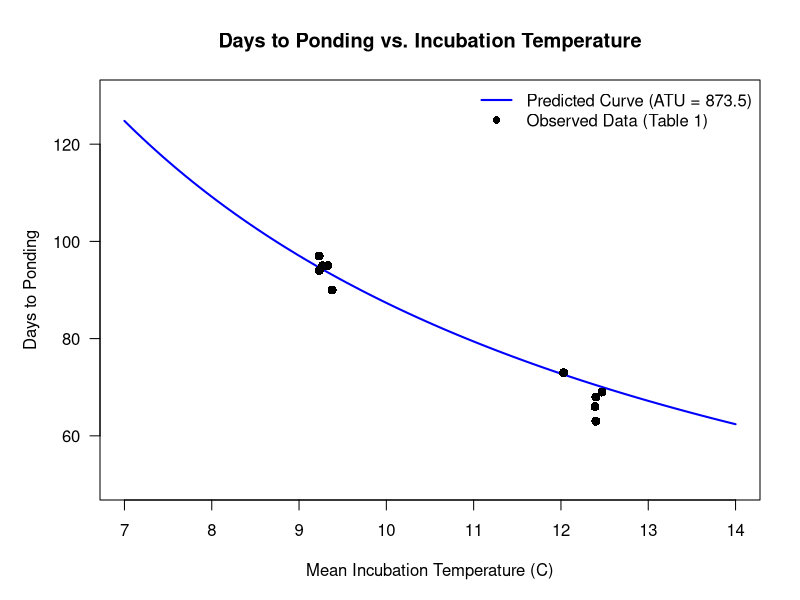

Source code (R):
# Winsor S, Blumenshine S, Adelizi P, Bigelow M. Precocious Maturation in Spring-Run Chinook Salmon Is Affected by 
# Incubation Temperature, Feeding Regime, and Parentage. Transactions of the American Fisheries Society 150:578-592, 2021.
# https://doi.org/10.1002/tafs.10309

# 

# ---------------------------------------------------------
# Define the theoretical curve based on Mean ATU
# ---------------------------------------------------------
# Mean ATU calculated from the 10 lots in Table 1 (5 warm, 5 cold)
mean_atu <- 873.5

# Define a sequence of temperatures for the continuous curve (e.g., 7C to 14C)
temp_seq <- seq(7, 14, length.out = 100)

# Calculate predicted days to ponding based on the ATU formula
predicted_days <- mean_atu / temp_seq

# ---------------------------------------------------------
# Raw Data from Table 1 for plotting overlay
# ---------------------------------------------------------
raw_temp <- c(12.40, 12.40, 12.39, 12.47, 12.03,  # Warm lots 1-5
              9.23, 9.23, 9.27, 9.33, 9.38)       # Cold lots 1-5

raw_days <- c(63, 68, 66, 69, 73,                 # Warm lots 1-5
              94, 97, 95, 95, 90)                 # Cold lots 1-5

# ---------------------------------------------------------
# Plotting
# ---------------------------------------------------------
par(mfrow = c(1, 1), mar = c(5, 5, 4, 2))

# Plot the continuous theoretical curve
plot(temp_seq, predicted_days, type = "l", col = "blue", lwd = 2,
     ylim = c(50, 130), xlim = c(7, 14), las = 1,
     xlab = "Mean Incubation Temperature (C)", 
     ylab = "Days to Ponding", 
     main = "Days to Ponding vs. Incubation Temperature")

# Overlay the raw data points from the experiment
points(raw_temp, raw_days, pch = 16, col = "black", cex = 1.2)

# Add a legend
legend("topright", legend = c("Predicted Curve (ATU = 873.5)", "Observed Data (Table 1)"),
       col = c("blue", "black"), lty = c(1, NA), pch = c(NA, 16), lwd = c(2, NA), bty = "n")

# ---------------------------------------------------------
# Data Export
# ---------------------------------------------------------
# Export the curve data to a CSV for external use
dat_ponding_curve <- data.frame(Temperature_C = temp_seq, Predicted_Days = predicted_days)
write.csv(dat_ponding_curve, "Winsor_2021_DaysToPonding_Curve.csv", row.names = FALSE)
